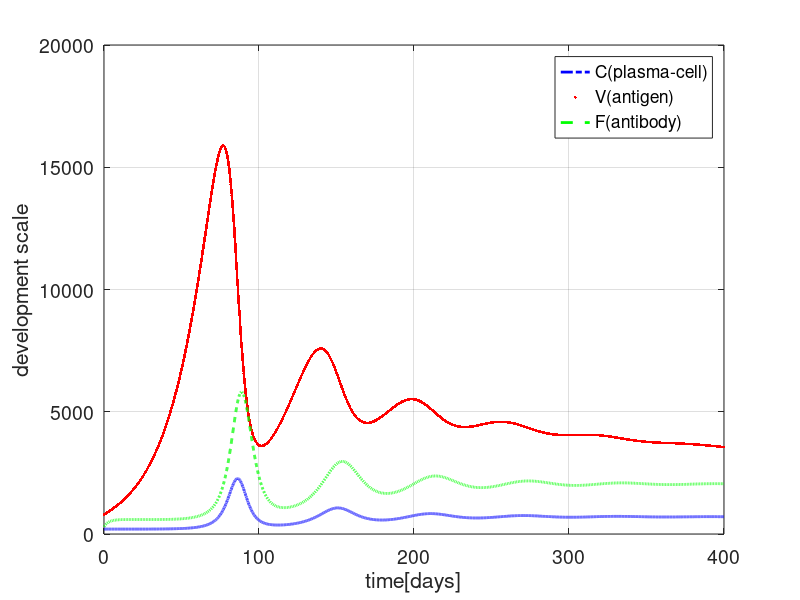
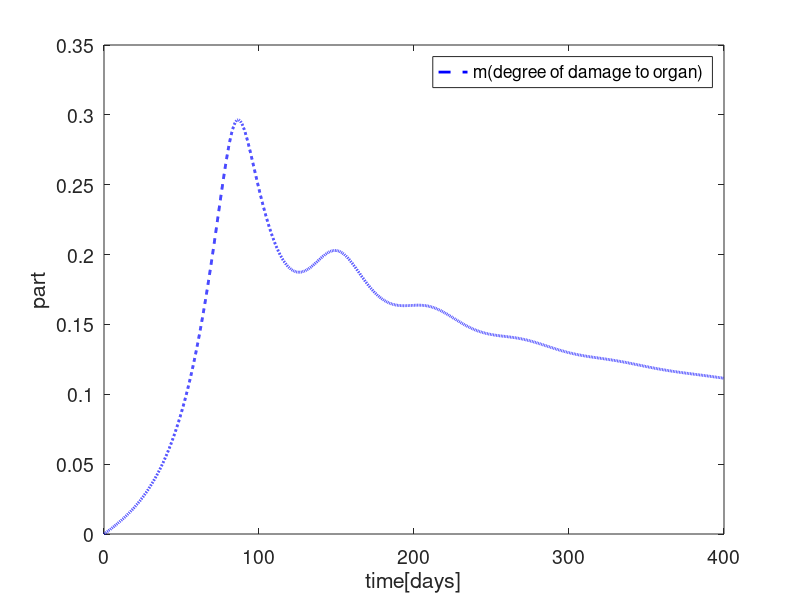

Recreate these plots in MATLAB, in order.
alpha=0.000001;%alpha*rho<>mu*eta*gamma
betta=0.06;%multiplication factor of antigens;
gamma=0.00003;%coefficient associated with the probability of neutralization of the antigen by antibodies
etta=0.1;%the number of antibodies required to neutralize a single antigen;
sigma=0.000001;%some constant, its own for each disease
tau=3;%the time during which the formulation of cascade of plasma cells;
rho=1;%the rate of antibody production by a single plasma cell
t0=0;%initial time
tn=400;%time
dt=1/24;%taking time as days
n=(tn-t0)/dt;
T_cells=1;%life Time Plasma Cells
miu_c=1/T_cells;
T_antib = 3;%antibodies Decay Time
miu_f=1/T_antib;
Recovery= 30;%organ Recovery Period 20 for organism is needed 30 days for recoverying
miu_m=1/Recovery; 
C_st=200;
F_st=rho*C_st/miu_f/2;
F=zeros(1,n);%antibody concentration;
V=zeros(1,n);%concentration of pathogenic propagating antigens;
C=zeros(1,n);%plasma cell concentration;
m=zeros(1,n);%relative characteristic of target organ damage, which is [0,1] defined;
C(1)=C_st;
V(1)=800;
F(1)=F_st;
m(1)=0;
for i=2:n
    C(i)=C(i-1)+dt*(sin(m(i-1)*pi/2)*alpha*V(i-1)*(dt*i-tau)*F(i-1)-miu_c*(C(i-1)-C_st));
    V(i)=V(i-1)+dt*((betta-gamma*F(i-1))*V(i-1));
    F(i)=F(i-1)+dt*(rho*C(i-1) - (miu_f+etta*gamma*V(i-1))*F(i-1));
    m(i)=m(i-1)+dt*(sigma*V(i-1)-miu_m*m(i-1));
    iter=i; 
    if ((m(i) >= 1 || m(i) <= 0 || V(i) <= 0 || C(i) <= 0 || F(i) <= 0))
        break
   end
end 
time=dt*(1:n);
fig=figure();
plot(time, C, 'b-.', 'LineWidth',2)
hold on
plot(time, V, 'r.', 'LineWidth', 2)
hold on
plot(time, F, 'g--', 'LineWidth', 2)
set(gca, 'FontSize', 14)
set(fig, 'color', 'white')
grid on
xlabel ('time[days]')
ylabel ('development scale')
legend('C(plasma-cell)', 'V(antigen)', 'F(antibody)');
fig=figure();
plot(time, m, 'b--', 'LineWidth', 2)
set(gca, 'FontSize', 14)
set(fig, 'color', 'white')
xlabel('time[days]')
ylabel('part')
legend('m(degree of damage to organ)');
